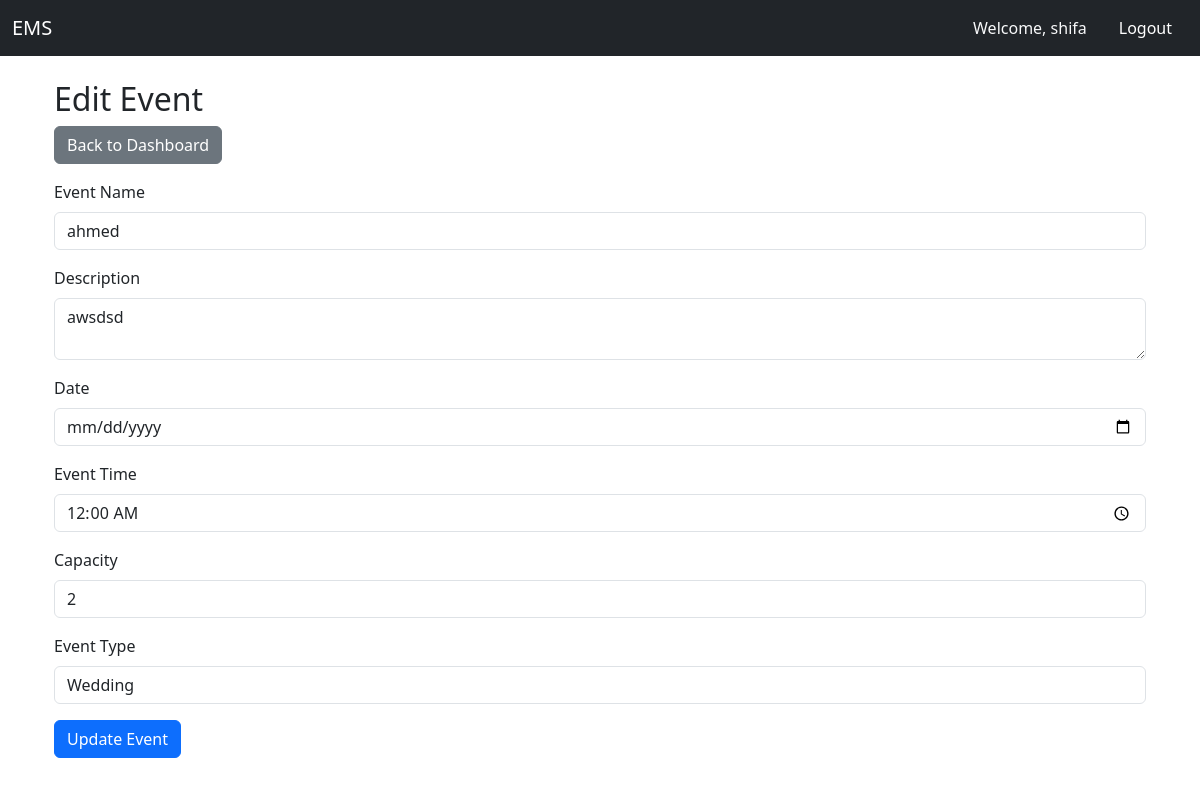
The page /event/edit.php?id=4 (signed in) on the database its author committed.
### tables this page shows
CREATE TABLE `events` (
  `id` int(11) NOT NULL,
  `name` varchar(255) NOT NULL,
  `description` text NOT NULL,
  `date` datetime NOT NULL,
  `event_time` time NOT NULL,
  `capacity` int(11) NOT NULL,
  `created_by` int(11) NOT NULL,
  `event_type` varchar(255) NOT NULL
);

### event/edit.php (the view, shortened to what this page needs)
<?php
include('../db.php');
if (isset($_GET['id'])) {
    $event_id = $_GET['id'];
    $result = $conn->query("SELECT * FROM events WHERE id = $event_id");
    if ($result->num_rows > 0) {
        $event = $result->fetch_assoc();
    } else {
        header("Location: ../dashboard.php");
        exit();
    }
} else {
    header("Location: ../dashboard.php");
    exit();
}
?>
<?php include '../header.php'; ?>
<div class="container mt-4">
    <h2>Edit Event</h2>
    <a href="../dashboard.php" class="btn btn-secondary mb-3">Back to Dashboard</a>
    <form method="POST" action="update.php?id=<?= $event_id ?>">
        <div class="mb-3">
            <label class="form-label">Event Name</label>
            <input type="text" class="form-control" name="name" value="<?= htmlspecialchars($event['name']) ?>" required>
        </div>
        <div class="mb-3">
            <label class="form-label">Description</label>
            <textarea class="form-control" name="description" required><?= htmlspecialchars($event['description']) ?></textarea>
        </div>
        <div class="mb-3">
            <label class="form-label">Date</label>
            <input type="date" class="form-control" name="date" value="<?= htmlspecialchars($event['date']) ?>" required>
        </div>
        <div class="mb-3">
            <label class="form-label">Event Time</label>
            <input type="time" class="form-control" name="time" value="<?= htmlspecialchars($event['event_time']) ?>" required>
        </div>
        <div class="mb-3">
            <label class="form-label">Capacity</label>
            <input type="number" class="form-control" name="capacity" value="<?= htmlspecialchars($event['capacity']) ?>" required>
        </div>
        <div class="mb-3">
            <label class="form-label">Event Type</label>
            <select class="form-control" name="event_type" required>
                <option value="Wedding" <?= $event['event_type'] == 'Wedding' ? 'selected' : '' ?>>Wedding</option>
            </select>
        </div>
        <button type="submit" name="update" class="btn btn-primary">Update Event</button>
    </form>
</div>

### rows shown on the page
events: name "ahmed", description "awsdsd", time "00:00:00", capacity "2"

### other values the page prints
$_SESSION['user_name'] "shifa"
